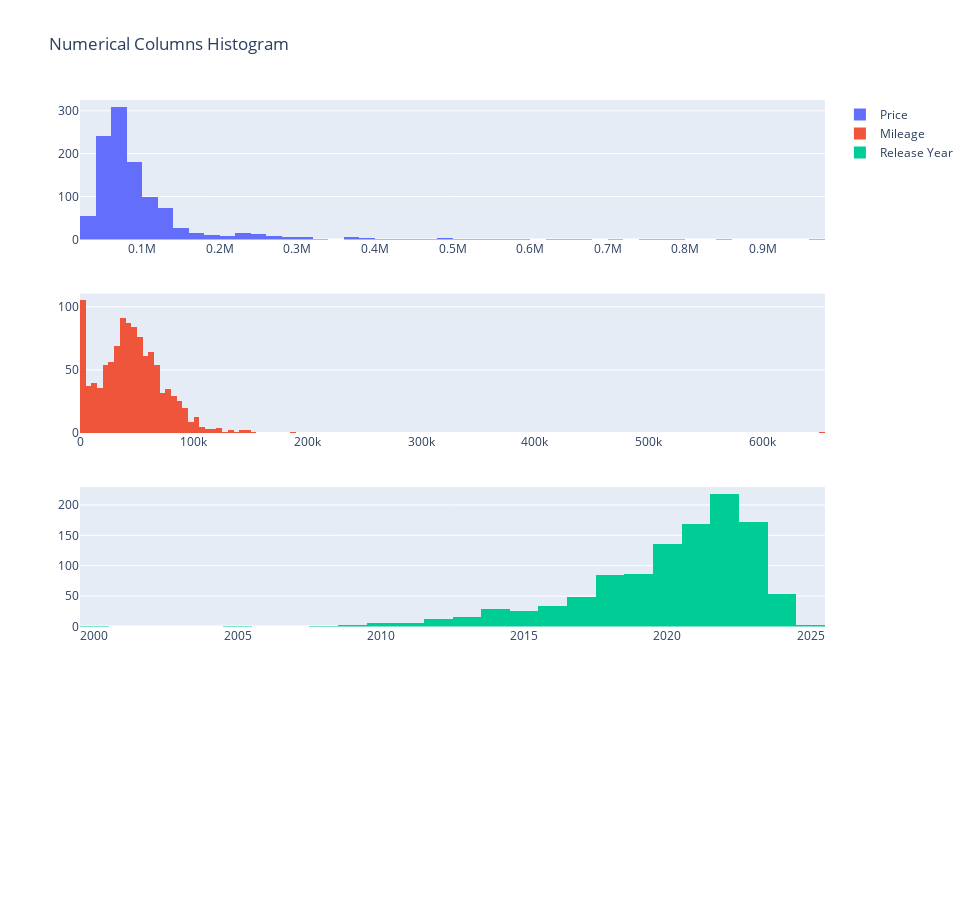

Here is the notebook cell this chart was saved with:
### Markdown cell above
---

### Code cell
fig = make_subplots(rows=4, cols=1)

fig.append_trace(go.Histogram(x=df_cars['car_price'], name='Price'), row=1, col=1)
fig.append_trace(go.Histogram(x=df_cars['car_km'], name='Mileage'), row=2, col=1)
fig.append_trace(go.Histogram(x=df_cars['car_year'], name='Release Year'), row=3, col=1)

fig.update_layout(height=900, width=970, title_text="Numerical Columns Histogram")
fig.show()

### Figure 1 — Plotly figure (JSON) as saved in the notebook; plotly's stock layout.template omitted (floating-point values rounded to 4 significant figures; data arrays with more than 128 entries replaced by an {"elided": "..."} marker saying what was removed)
{"data": [{"name": "Price", "type": "histogram", "x": {"elided": "1103 int values"}, "xaxis": "x", "yaxis": "y"}, {"name": "Mileage", "type": "histogram", "x": {"elided": "1103 int values"}, "xaxis": "x2", "yaxis": "y2"}, {"name": "Release Year", "type": "histogram", "x": {"elided": "1103 int values"}, "xaxis": "x3", "yaxis": "y3"}], "layout": {"height": 900, "title": {"text": "Numerical Columns Histogram"}, "width": 970, "xaxis": {"anchor": "y", "domain": [0, 1]}, "xaxis2": {"anchor": "y2", "domain": [0, 1]}, "xaxis3": {"anchor": "y3", "domain": [0, 1]}, "xaxis4": {"anchor": "y4", "domain": [0, 1]}, "yaxis": {"anchor": "x", "domain": [0.8063, 1]}, "yaxis2": {"anchor": "x2", "domain": [0.5375, 0.7312]}, "yaxis3": {"anchor": "x3", "domain": [0.2687, 0.4625]}, "yaxis4": {"anchor": "x4", "domain": [0, 0.1938]}}}
